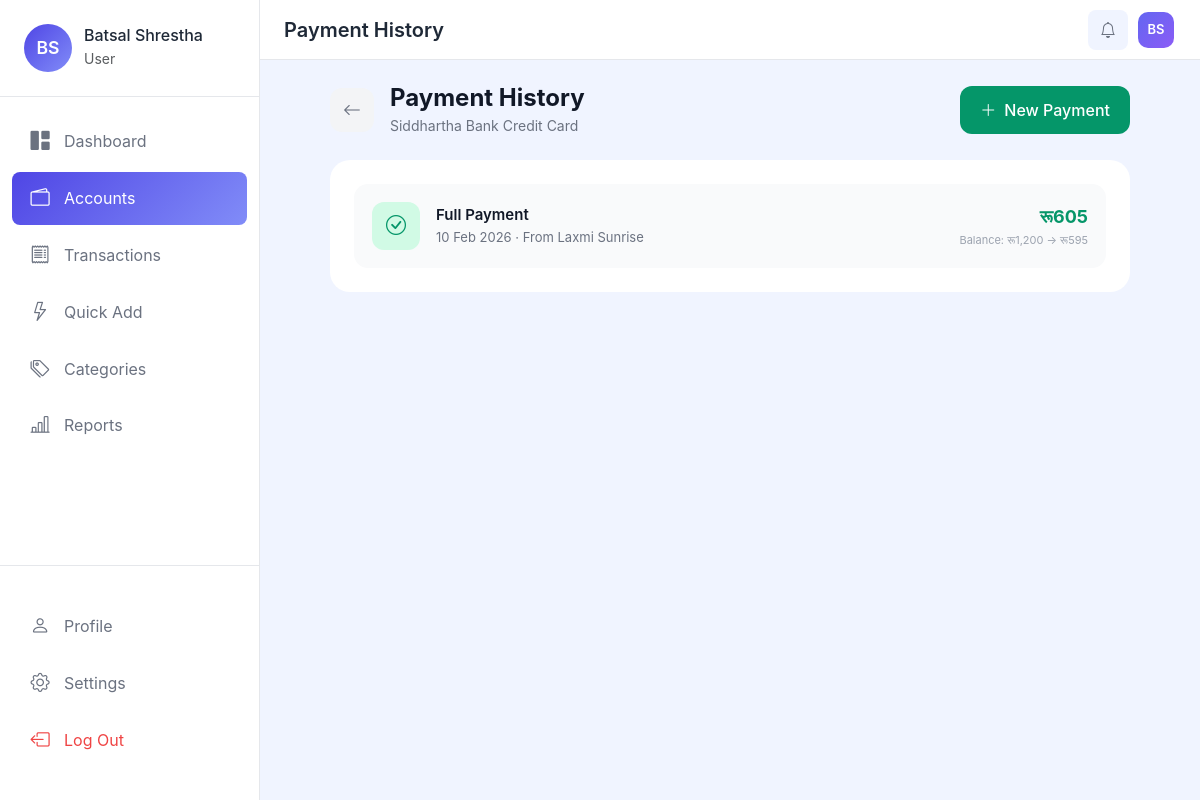
Page /wallets/12/payment-history/ (signed in) on the earlier database version.
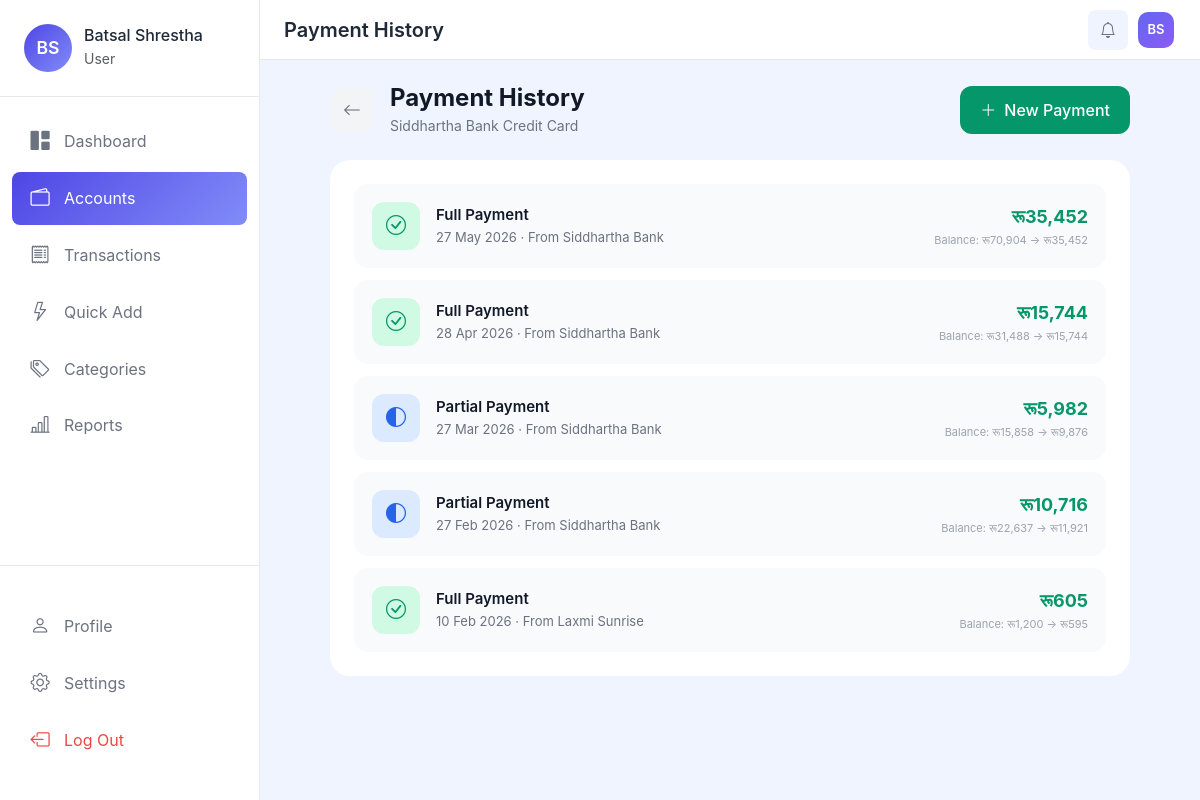
Same page on the later database version.
### apps/wallets/models.py (models this page shows, shortened)
class CreditCardPayment(models.Model):
    PAYMENT_TYPES = [
        ('full', 'Full Payment'),
        ('minimum', 'Minimum Payment'),
        ('partial', 'Partial Payment'),
    ]
    credit_card = models.ForeignKey(
        Account,
        on_delete=models.CASCADE,
        related_name='cc_payments',
        limit_choices_to={'account_type': 'credit'}
    )
    source_account = models.ForeignKey(
        Account,
        on_delete=models.CASCADE,
        related_name='cc_payments_made',
        help_text="Account used to make the payment"
    )
    amount = models.DecimalField(max_digits=12, decimal_places=2)
    payment_type = models.CharField(max_length=20, choices=PAYMENT_TYPES, default='partial')
    payment_date = models.DateField()
    balance_before_payment = models.DecimalField(max_digits=12, decimal_places=2, default=0)
    next_due_date = models.DateField(null=True, blank=True)
    notes = models.TextField(blank=True)
    created_at = models.DateTimeField(auto_now_add=True)
    class Meta:
        verbose_name = 'Credit Card Payment'
        verbose_name_plural = 'Credit Card Payments'
        ordering = ['-payment_date', '-created_at']

class Account(models.Model):
    ACCOUNT_TYPES = [
        ('bank', 'Bank Account'),
        ('wallet', 'Digital Wallet'),
        ('cash', 'Cash'),
        ('savings', 'Savings'),
        ('credit', 'Credit Card'),
    ]
    ICON_CHOICES = [
        ('bi-bank', 'Bank'),
        ('bi-wallet2', 'Wallet'),
        ('bi-cash-stack', 'Cash'),
        ('bi-piggy-bank', 'Savings'),
        ('bi-credit-card', 'Credit Card'),
        ('bi-phone', 'Mobile Wallet'),
    ]
    COLOR_CHOICES = [
        ('#28a745', 'Green'),
        ('#007bff', 'Blue'),
        ('#ffc107', 'Yellow'),
        ('#dc3545', 'Red'),
        ('#6f42c1', 'Purple'),
        ('#fd7e14', 'Orange'),
        ('#20c997', 'Teal'),
        ('#e83e8c', 'Pink'),
    ]
    user = models.ForeignKey(User, on_delete=models.CASCADE, related_name='accounts')
    name = models.CharField(max_length=100)
    account_type = models.CharField(max_length=20, choices=ACCOUNT_TYPES, default='bank')
    initial_balance = models.DecimalField(max_digits=12, decimal_places=2, default=0)
    savings_amount = models.DecimalField(
        max_digits=12,
        decimal_places=2,
        default=0,
        help_text="Amount you want to set aside as savings from this account"
    )
    credit_limit = models.DecimalField(
        max_digits=12,
        decimal_places=2,
        default=0,
        help_text="Credit limit for credit cards"
    )
    billing_due_date = models.DateField(
        null=True,
        blank=True,
        help_text="Next payment due date for credit cards"
    )
    minimum_payment = models.DecimalField(
        max_digits=12,
        decimal_places=2,
        default=0,
        help_text="Minimum payment due for credit cards"
    )
    icon = models.CharField(max_length=50, choices=ICON_CHOICES, default='bi-wallet2')
    color = models.CharField(max_length=7, choices=COLOR_CHOICES, default='#28a745')
    description = models.TextField(blank=True, null=True)
    is_active = models.BooleanField(default=True)
    include_in_total = models.BooleanField(default=True, help_text="Include in total balance calculation")
    created_at = models.DateTimeField(auto_now_add=True)
    updated_at = models.DateTimeField(auto_now=True)
    class Meta:
        verbose_name = 'Account'
        verbose_name_plural = 'Accounts'
        ordering = ['name']
        unique_together = ['user', 'name']

### apps/wallets/views.py (the view)
# urls.py: path('<int:pk>/payment-history/', views.CreditCardPaymentHistoryView.as_view(), name='cc_payment_history'),
class CreditCardPaymentHistoryView(LoginRequiredMixin, ListView):
    model = CreditCardPayment
    template_name = 'wallets/cc_payment_history.html'
    context_object_name = 'payments'
    def get_credit_card(self):
        return get_object_or_404(
            Account,
            pk=self.kwargs['pk'],
            user=self.request.user,
            account_type='credit'
        )
    def get_queryset(self):
        return CreditCardPayment.objects.filter(credit_card=self.get_credit_card())
    def get_context_data(self, **kwargs):
        context = super().get_context_data(**kwargs)
        context['credit_card'] = self.get_credit_card()
        context['page_title'] = 'Payment History'
        context['currency_symbol'] = self.request.user.profile.currency_symbol
        return context

### apps/accounts/models.py (called while the page is built)
    @property
    def currency_symbol(self):
        symbols = {
            'NPR': 'रू',
            'USD': '$',
            'EUR': '€',
            'GBP': '£',
            'INR': '₹',
            'AUD': 'A$',
            'CAD': 'C$',
            'JPY': '¥',
            'CNY': '¥',
        }
        return symbols.get(self.currency, 'रू')

    @property
    def display_name(self):
        if self.user.first_name:
            return f"{self.user.first_name} {self.user.last_name}".strip()
        return self.user.username

    @property
    def initials(self):
        if self.user.first_name and self.user.last_name:
            return f"{self.user.first_name[0]}{self.user.last_name[0]}".upper()
        return self.user.username[:2].upper()

### apps/wallets/templates/wallets/cc_payment_history.html (shortened to what this page needs)
{% extends 'base.html' %}
{% load humanize %}
{% block content %}
<div class="history-page">
    <div class="page-header">
        <a href="{% url 'wallets:detail' credit_card.pk %}" class="back-btn">
            <i class="bi bi-arrow-left"></i>
        </a>
        <div>
            <h1>Payment History</h1>
            <p>{{ credit_card.name }}</p>
        </div>
        <a href="{% url 'wallets:cc_payment' credit_card.pk %}" class="btn-new-payment">
            <i class="bi bi-plus-lg"></i>
            New Payment
        </a>
    </div>
    <div class="payments-card">
        {% if payments %}
        <div class="payments-list">
            {% for payment in payments %}
            <div class="payment-item">
                <div class="payment-icon {% if payment.payment_type == 'full' %}full{% elif payment.payment_type == 'minimum' %}minimum{% else %}partial{% endif %}">
                    <i class="bi bi-{% if payment.payment_type == 'full' %}check-circle{% elif payment.payment_type == 'minimum' %}dash-circle{% else %}circle-half{% endif %}"></i>
                </div>
                <div class="payment-info">
                    <span class="payment-type">{{ payment.get_payment_type_display }}</span>
                    <span class="payment-meta">
                        {{ payment.payment_date|date:"d M Y" }} · From {{ payment.source_account.name }}
                    </span>
                </div>
                <div class="payment-amount">
                    <span class="amount">{{ currency_symbol }}{{ payment.amount|floatformat:0|intcomma }}</span>
                    <span class="balance-after">
                        Balance: {{ currency_symbol }}{{ payment.balance_before_payment|add:payment.amount|floatformat:0|intcomma }} → {{ currency_symbol }}{{ payment.balance_before_payment|floatformat:0|intcomma }}
                    </span>
                </div>
            </div>
            {% endfor %}
        </div>
        {% endif %}
    </div>
</div>
{% endblock %}

Differences in the rows shown:
added CreditCardPayment: payment_type "Full Payment", payment_date "27 May 2026", source_account.name "Siddhartha Bank", currency_symbol "रू", amount "35,452", balance_before_payment|add "70,904", balance_before_payment "35,452"
added CreditCardPayment: payment_type "Full Payment", payment_date "28 Apr 2026", source_account.name "Siddhartha Bank", currency_symbol "रू", amount "15,744", balance_before_payment|add "31,488", balance_before_payment "15,744"
added CreditCardPayment: payment_type "Partial Payment", payment_date "27 Mar 2026", source_account.name "Siddhartha Bank", currency_symbol "रू", amount "5,982", balance_before_payment|add "15,858", balance_before_payment "9,876"
added CreditCardPayment: payment_type "Partial Payment", payment_date "27 Feb 2026", source_account.name "Siddhartha Bank", currency_symbol "रू", amount "10,716", balance_before_payment|add "22,637", balance_before_payment "11,921"
